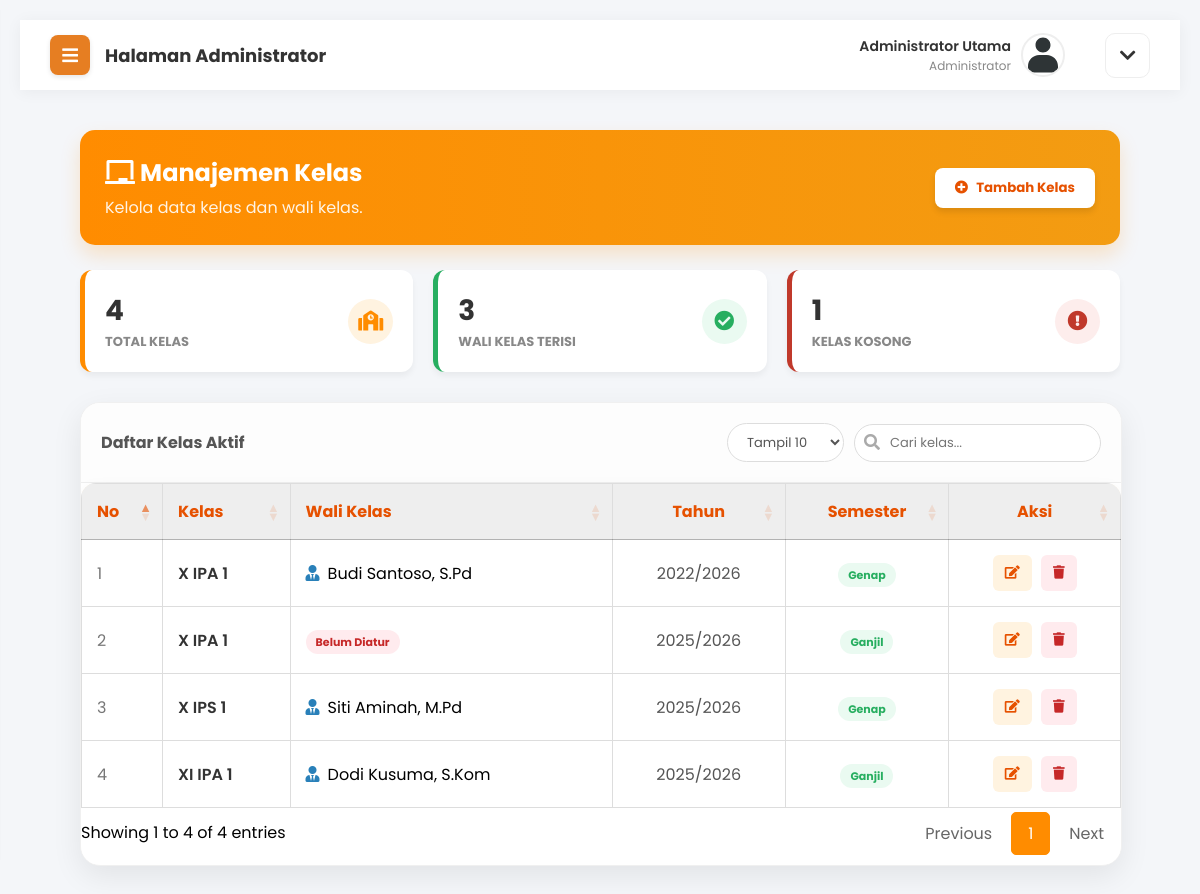
Page /admin/kelas.php (signed in) on the committed database.
### tables this page shows
CREATE TABLE `kelas` (
  `id_kelas` int(11) NOT NULL,
  `nama_kelas` varchar(20) NOT NULL,
  `wali_kelas_id` int(11) DEFAULT NULL,
  `tahun_ajaran` varchar(20) DEFAULT '-',
  `semester` varchar(20) DEFAULT '-'
);

CREATE TABLE `users` (
  `id_user` int(11) NOT NULL,
  `username` varchar(50) NOT NULL,
  `password` varchar(255) NOT NULL,
  `nama_lengkap` varchar(100) NOT NULL,
  `email` varchar(100) DEFAULT NULL,
  `role` enum('admin','guru','siswa') NOT NULL,
  `kelas_id` int(11) DEFAULT NULL,
  `foto_profil` varchar(255) DEFAULT 'default.jpg',
  `created_at` timestamp NOT NULL DEFAULT current_timestamp()
);

### admin/kelas.php (the view, shortened to what this page needs)
<?php include 'header.php'; ?>
<link rel="stylesheet" href="https://cdn.datatables.net/1.13.4/css/jquery.dataTables.min.css">
<?php
$jml_kelas  = mysqli_num_rows(mysqli_query($koneksi, "SELECT * FROM kelas"));
$jml_wali   = mysqli_num_rows(mysqli_query($koneksi, "SELECT * FROM kelas WHERE wali_kelas_id IS NOT NULL"));
$jml_kosong = mysqli_num_rows(mysqli_query($koneksi, "SELECT * FROM kelas WHERE wali_kelas_id IS NULL"));
?>
<div class="content-body" style="margin-top: -20px;">
    <div class="welcome-banner" style="background: linear-gradient(to right, #FF8C00, #F39C12); color: white; padding: 25px; border-radius: 15px; margin-bottom: 25px; box-shadow: 0 10px 20px rgba(255, 140, 0, 0.2);">
        <div style="display: flex; justify-content: space-between; align-items: center;">
            <div>
                <h2 style="margin: 0; font-size: 24px;"><i class="fas fa-chalkboard"></i> Manajemen Kelas</h2>
                <p style="margin: 5px 0 0 0; opacity: 0.9;">Kelola data kelas dan wali kelas.</p>
            </div>
            <div>
                <button onclick="bukaModalTambah()" class="btn-tambah" style="background: white; color: #E65100; border: none; padding: 10px 20px; border-radius: 8px; font-weight: bold; display: inline-flex; align-items: center; gap: 8px; cursor: pointer; box-shadow: 0 4px 6px rgba(0,0,0,0.1);">
                    <i class="fas fa-plus-circle"></i> Tambah Kelas
                </button>
            </div>
        </div>
    </div>
    <div class="stats-grid">
        <div class="stat-card" style="border-left-color: #FF8C00;"><div class="stat-info"><h3><?php echo $jml_kelas; ?></h3><p>TOTAL KELAS</p></div><div class="stat-icon" style="background: #FFF3E0; color: #FF8C00;"><i class="fas fa-school"></i></div></div>
        <div class="stat-card" style="border-left-color: #27ae60;"><div class="stat-info"><h3><?php echo $jml_wali; ?></h3><p>WALI KELAS TERISI</p></div><div class="stat-icon" style="background: #eafaf1; color: #27ae60;"><i class="fas fa-check-circle"></i></div></div>
        <div class="stat-card" style="border-left-color: #c0392b;"><div class="stat-info"><h3><?php echo $jml_kosong; ?></h3><p>KELAS KOSONG</p></div><div class="stat-icon" style="background: #fdedec; color: #c0392b;"><i class="fas fa-exclamation-circle"></i></div></div>
    </div>
    <div class="modern-form-card" style="padding: 0; overflow: hidden; width: 100%; max-width: 100%;">
        <div style="padding: 20px; background: #fdfdfd; border-bottom: 1px solid #eee; display: flex; justify-content: space-between; align-items: center; flex-wrap: wrap; gap: 10px;">
            <h4 style="margin: 0; color: #555;">Daftar Kelas Aktif</h4>
            <div style="display: flex; gap: 10px; align-items: center;">
                <select id="customLength" style="padding: 8px 15px; border: 1px solid #ddd; border-radius: 20px; outline: none; font-size: 13px; cursor: pointer; background: white; color: #555;">
                    <option value="10">Tampil 10</option><option value="25">Tampil 25</option><option value="50">Tampil 50</option>
                </select>
                <div style="position: relative;">
                    <i class="fas fa-search" style="position: absolute; left: 10px; top: 10px; color: #aaa;"></i>
                    <input type="text" id="customSearch" placeholder="Cari kelas..." style="padding: 8px 10px 8px 35px; border: 1px solid #ddd; border-radius: 20px; outline: none; font-size: 13px; width: 200px;">
                </div>
            </div>
        </div>
        <div class="table-responsive" style="padding: 0 0 10px 0;">
            <table class="table table-striped" id="kelasTable" style="width: 100%; border-collapse: collapse;">
                <thead style="background: #FFF3E0; color: #E65100;">
                    <tr>
                        <th style="padding: 15px; text-align: left; width: 50px;">No</th>
                        <th style="padding: 15px; text-align: left;">Kelas</th>
                        <th style="padding: 15px; text-align: left;">Wali Kelas</th>
                        <th style="padding: 15px; text-align: center;">Tahun</th>
                        <th style="padding: 15px; text-align: center;">Semester</th>
                        <th style="padding: 15px; text-align: center;">Aksi</th>
                    </tr>
                </thead>
                <tbody>
                    <?php
                    $no = 1;
                    $query = mysqli_query($koneksi, "SELECT kelas.*, users.nama_lengkap
                                                     FROM kelas
                                                     LEFT JOIN users ON kelas.wali_kelas_id = users.id_user
                                                     ORDER BY kelas.nama_kelas ASC");
                    while($d = mysqli_fetch_array($query)){
                        $th = !empty($d['tahun_ajaran']) ? $d['tahun_ajaran'] : '-';
                        $sm = !empty($d['semester']) ? $d['semester'] : '-';
                    ?>
                    <tr style="border-bottom: 1px solid #f0f0f0;">
                        <td style="padding: 15px; color: #777;"><?php echo $no++; ?></td>
                        <td style="padding: 15px; font-weight: 600; color: #333;"><?php echo $d['nama_kelas']; ?></td>
                        <td style="padding: 15px;">
                            <?php
                            if($d['nama_lengkap']) echo "<div style='display:flex; align-items:center; gap:8px;'><i class='fas fa-user-tie' style='color:#2980b9;'></i> <span>".$d['nama_lengkap']."</span></div>";
                            else echo "<span style='background: #ffebee; color: #c62828; padding: 4px 10px; border-radius: 15px; font-size: 11px; font-weight: bold;'>Belum Diatur</span>";
                            ?>
                        </td>
                        <td style="padding: 15px; text-align: center; color: #555;"><?php echo $th; ?></td>
                        <td style="padding: 15px; text-align: center;"><span style="background: #eafaf1; color: #27ae60; padding: 4px 10px; border-radius: 15px; font-size: 11px; font-weight: bold;"><?php echo $sm; ?></span></td>
                        <td style="padding: 15px; text-align: center;">
                            <button onclick="bukaModalEdit(
                                '<?php echo $d['id_kelas']; ?>',
                                '<?php echo $d['nama_kelas']; ?>',
                                '<?php echo $d['wali_kelas_id']; ?>',
                                '<?php echo $th; ?>',
                                '<?php echo $sm; ?>'
                            )" class="btn-action edit" title="Edit" style="background: #FFF3E0; color: #E65100; padding: 8px 12px; border: none; border-radius: 6px; margin-right: 5px; cursor: pointer;"><i class="fas fa-edit"></i></button>
                            <button onclick="konfirmasiHapus('<?php echo $d['id_kelas']; ?>')" class="btn-action delete" title="Hapus" style="background: #ffebee; color: #c62828; padding: 8px 12px; border: none; border-radius: 6px; cursor: pointer;"><i class="fas fa-trash"></i></button>
                        </td>
                    </tr>
                    <?php } ?>
                </tbody>
            </table>
        </div>
    </div>
</div>
<?php include 'footer.php'; ?>

### assets/css/style.css (style rules this page uses)
body { background-color: #f4f6f9; font-family: 'Poppins', 'Segoe UI', sans-serif; margin: 0; height: 100vh; display: flex; justify-content: center; align-items: center; overflow: hidden; }
table { width: 100%; border-collapse: collapse; margin-top: 10px; }
table, th, td { border: 1px solid #ddd; }
th, td { padding: 12px; text-align: left; }
th { background-color: #eee; }
body, html { margin: 0; padding: 0; width: 100%; height: 100%; font-family: 'Poppins', sans-serif; overflow-x: hidden; }
body { background-color: #f4f6f9; font-family: 'Segoe UI', 'Poppins', sans-serif; margin: 0; overflow-x: hidden; }
.content-body { padding: 30px; flex: 1; }
.modern-form-card { background-color: #ffffff; width: 100%; max-width: 800px; padding: 40px; border-radius: 20px; box-shadow: 0 10px 30px rgba(0,0,0,0.08); border: 1px solid #f0f0f0; }
.table-responsive { overflow-x: auto; background: #fff; border-radius: 15px; box-shadow: 0 5px 15px rgba(0,0,0,0.05); }
@media screen and (max-width: 1440px) { .table-responsive { display: block; width: 100%; overflow-x: auto; } }
body.dashboard-body { height: auto !important; display: block !important; overflow-x: hidden !important; overflow-y: auto !important; }

### admin/header.php (style rules this page uses)
body, h1, h2, h3, h4, h5, h6, p, a, span, div, table, th, td, input, select, textarea, button { font-family: 'Poppins', sans-serif; }
body { -webkit-font-smoothing: antialiased; -moz-osx-font-smoothing: grayscale; verflow-x: hidden; }

### admin/sidebar.php (style rules this page uses)
body, h1, h2, h3, h4, h5, h6, p, a, span, div, table, th, td, input, select, textarea, button { font-family: 'Poppins', sans-serif; }
body { -webkit-font-smoothing: antialiased; -moz-osx-font-smoothing: grayscale; }

### admin/kelas.php (style rules this page uses)
body, h1, h2, h3, h4, h5, h6, p, a, span, div, table, th, td, input, select, textarea, button { font-family: 'Poppins', sans-serif; }
body { -webkit-font-smoothing: antialiased; -moz-osx-font-smoothing: grayscale; }
.stats-grid { display: grid; grid-template-columns: repeat(3, 1fr); gap: 20px; margin-bottom: 30px; }
.stat-card { background: white; padding: 20px; border-radius: 12px; box-shadow: 0 4px 6px rgba(0,0,0,0.05); border-left: 5px solid #FF8C00; display: flex; align-items: center; justify-content: space-between; transition: 0.3s; }
.stat-info h3 { margin: 0; font-size: 28px; color: #333; }
.stat-info p { margin: 0; color: #888; font-size: 13px; font-weight: bold; }
.stat-icon { width: 45px; height: 45px; border-radius: 50%; display: flex; align-items: center; justify-content: center; font-size: 20px; }
table.dataTable.no-footer { border-bottom: 1px solid #eee !important; }

### rows in the picture
kelas: nama_kelas "X IPA 1", wali_kelas.nama_lengkap "Budi Santoso, S.Pd", tahun_ajaran "2022/2026", semester "Genap"
kelas: nama_kelas "X IPA 1", shows "Belum Diatur", tahun_ajaran "2025/2026", semester "Ganjil"
kelas: nama_kelas "X IPS 1", wali_kelas.nama_lengkap "Siti Aminah, M.Pd", tahun_ajaran "2025/2026", semester "Genap"
kelas: nama_kelas "XI IPA 1", wali_kelas.nama_lengkap "Dodi Kusuma, S.Kom", tahun_ajaran "2025/2026", semester "Ganjil"

### other values in the picture
$_SESSION['nama_lengkap'] "Administrator Utama"
$jml_kelas "4"
$jml_wali "3"
$jml_kosong "1"
